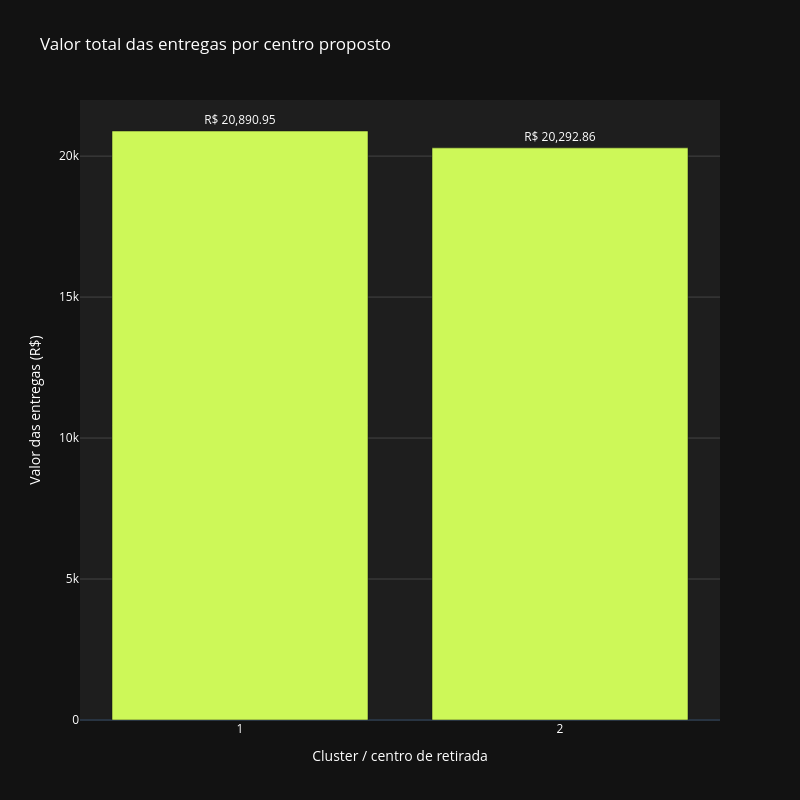

Notebook code cell kept with this figure:
### Code cell
# Compara o valor total das entregas entre os centros propostos.
bar_plot = px.bar(
      resumo
    , x=resumo.index.astype(str)
    , y='valor_total'
    , text='valor_total'
    , width=800
    , height=800
    , labels={
          'x': 'Cluster / centro de retirada'
        , 'valor_total': 'Valor das entregas (R$)'
    }
    , title='Valor total das entregas por centro proposto'
    , template='plotly_dark'
    , color_discrete_sequence=["#CDF858"]
)

bar_plot.update_traces(
      texttemplate='R$ %{text:,.2f}'
    , textposition='outside'
)

bar_plot.update_layout(
      plot_bgcolor='#1E1E1E'
    , paper_bgcolor='#121212'
    , font_color='white'
    , yaxis=dict(gridcolor='#444444')
    , xaxis_type='category'
    , showlegend=False
)

bar_plot.show()

### Figure 1 — Plotly figure (JSON) as saved in the notebook; plotly's stock layout.template omitted (floating-point values rounded to 4 significant figures)
{"data": [{"hovertemplate": "Cluster / centro de retirada=%{x}<br>Valor das entregas (R$)=%{text}<extra></extra>", "legendgroup": "", "marker": {"color": "#CDF858", "pattern": {"shape": ""}}, "name": "", "orientation": "v", "showlegend": false, "text": [20890.0, 20290.0], "textposition": "outside", "texttemplate": "R$ %{text:,.2f}", "type": "bar", "x": ["1", "2"], "xaxis": "x", "y": [20890.0, 20290.0], "yaxis": "y"}], "layout": {"barmode": "relative", "font": {"color": "white"}, "height": 800, "legend": {"tracegroupgap": 0}, "paper_bgcolor": "#121212", "plot_bgcolor": "#1E1E1E", "showlegend": false, "title": {"text": "Valor total das entregas por centro proposto"}, "width": 800, "xaxis": {"anchor": "y", "domain": [0, 1], "title": {"text": "Cluster / centro de retirada"}, "type": "category"}, "yaxis": {"anchor": "x", "domain": [0, 1], "gridcolor": "#444444", "title": {"text": "Valor das entregas (R$)"}}}}
